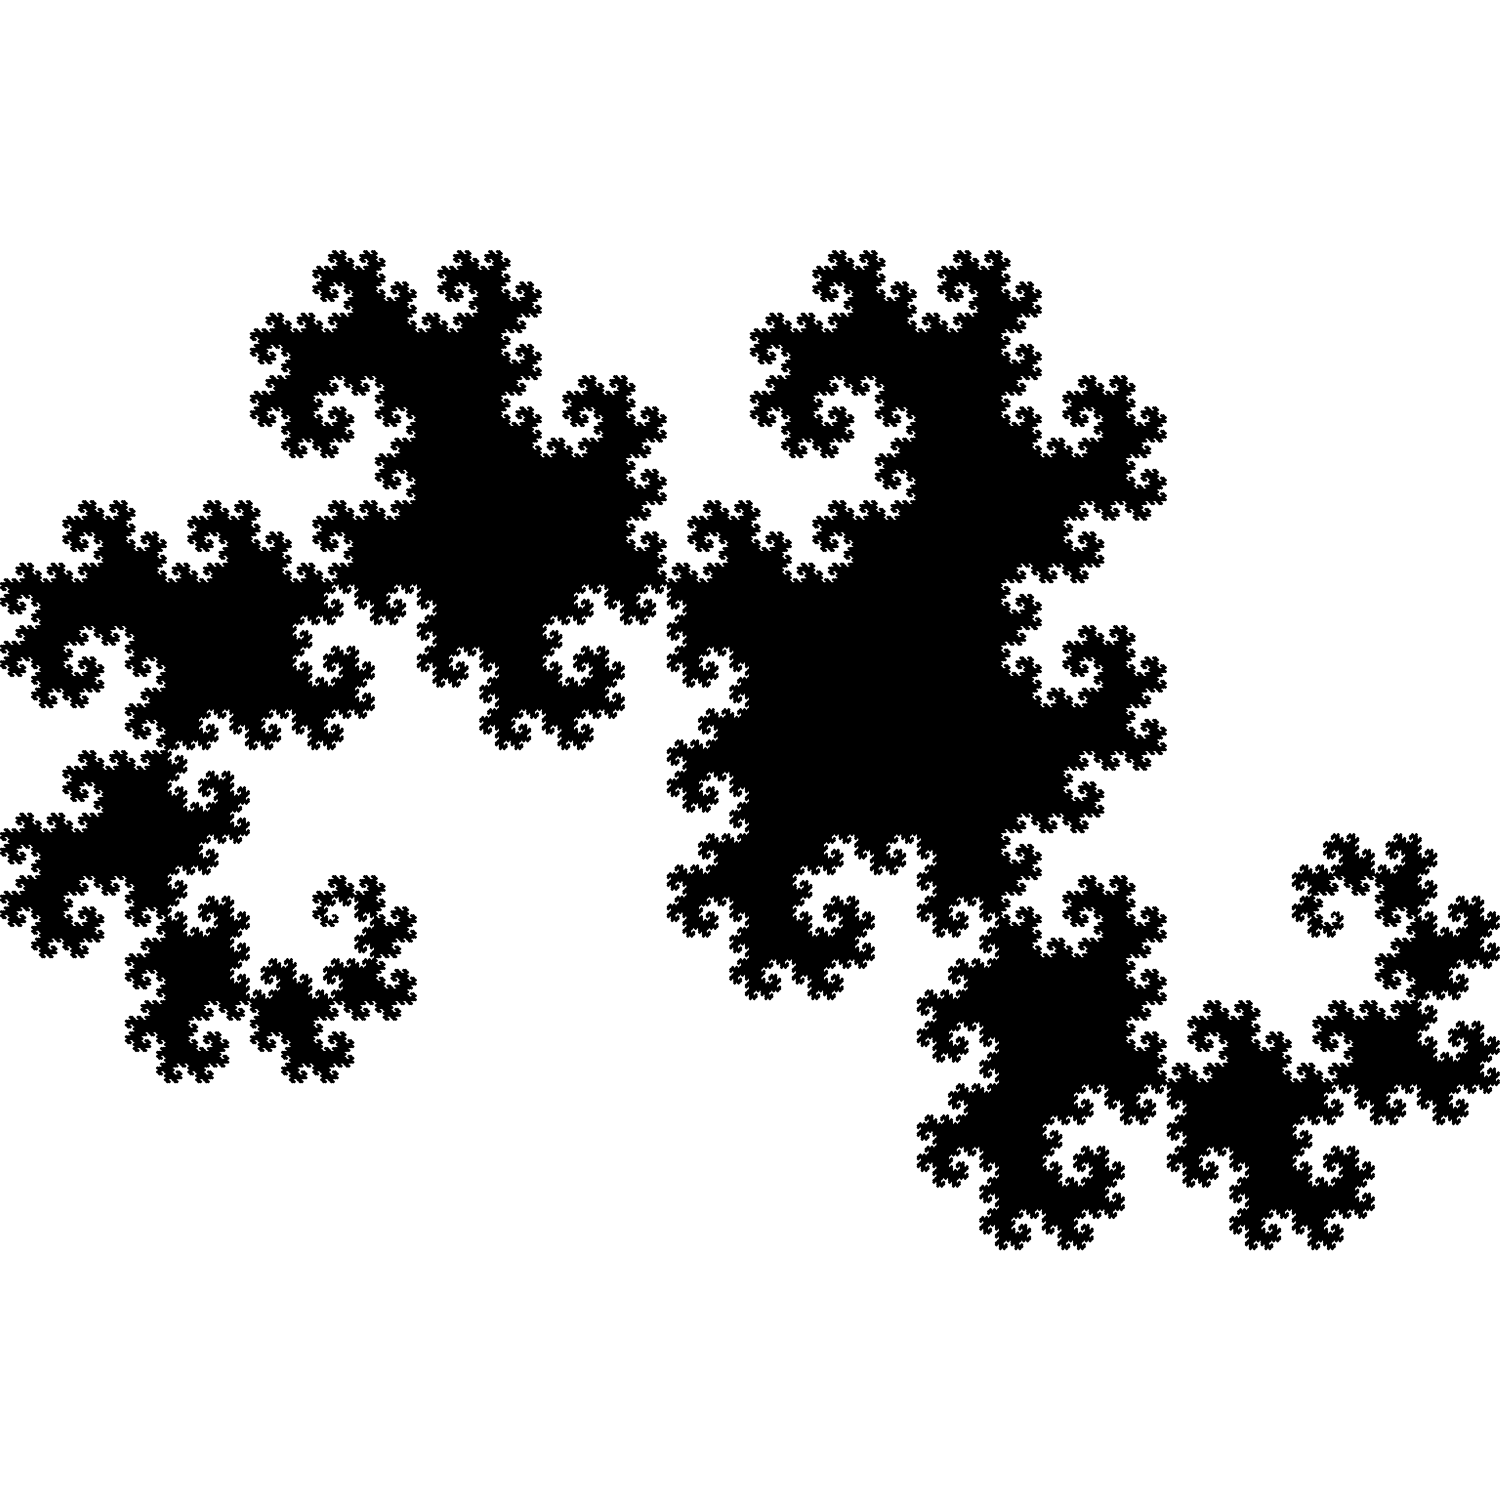

Write Python code to recreate this figure.
﻿# -*- coding: UTF-8 -*-
#
#-----------------------------------------------------------------------------#
# Nom :         gif_dragon.py                                                 #
# Description : Programme générant un gif animé présentant la courbe du       #
#               dragon.                                                       #
#                                                                             #
# Auteur :      Florent BREART                                                #
#                                                                             #
# Création :    26/05/2019 01:25:01                                           #
# Copyright :   (c) Florent BREART 2019                                       #
# Licence :     MIT Licence                                                   #
#-----------------------------------------------------------------------------#
#
#!/usr/bin/env python
#
# ------------------------------ Importations ------------------------------- #

import matplotlib.animation as animation
import matplotlib.pyplot as plt
import numpy as np
from PIL import Image
import os, shutil
from math import sqrt

#---------------------------------------------------------------------------- #

# Initialisation de la figure
fig = plt.figure()
fig.set_size_inches(15, 15, True)
ax = fig.add_subplot(111)
zoom = 3/4
ax.set_ylim(1/6-zoom, 1/6+zoom) # (5/12, 1/6)
ax.set_xlim(5/12-zoom, 5/12+zoom)
ax.set_aspect('equal')
fig.subplots_adjust(left=0, bottom=0, right=1, top=1, wspace=None, hspace=None)
plt.axis('off')

ax.xaxis.set_visible(False)
ax.yaxis.set_visible(False)
ax.set_frame_on(False)
fig.patch.set_alpha(0.)
fig.patch.set_visible(False)
ax.patch.set_visible(False)

# --------------------------------------------------------------------------- #

class Courbe (object) :

    def __init__ (self) :
        self.points = [complex(0), complex(1)]
        coords = list(map(lambda x:[x.real,x.imag], self.points))
        self.line = ax.plot(*list(zip(*coords)), color="black", lw=1)[0]

    def figure_entre_deux_points (A, B, k) :
        return [A / 2 + B / 2 - k * (B - A) * 1j / 2]

    def etape_suivante (self) :
        M = []
        for i in range(len(self.points) - 1) :
            a, b = self.points[i:i+2]
            M.append(a)
            M.extend(Courbe.figure_entre_deux_points(a, b, (i % 2) * 2 - 1))
        M.append(self.points[-1])
        self.points = M.copy()
        coords = list(map(lambda x:[x.real,x.imag], self.points))
        self.line.set_data(*list(zip(*coords)))

# --------------------------------------------------------------------------- #

C = Courbe()

for k in range(1,20) :
    C.etape_suivante()

plt.savefig('thumbnail_dragon.png')
plt.show()
